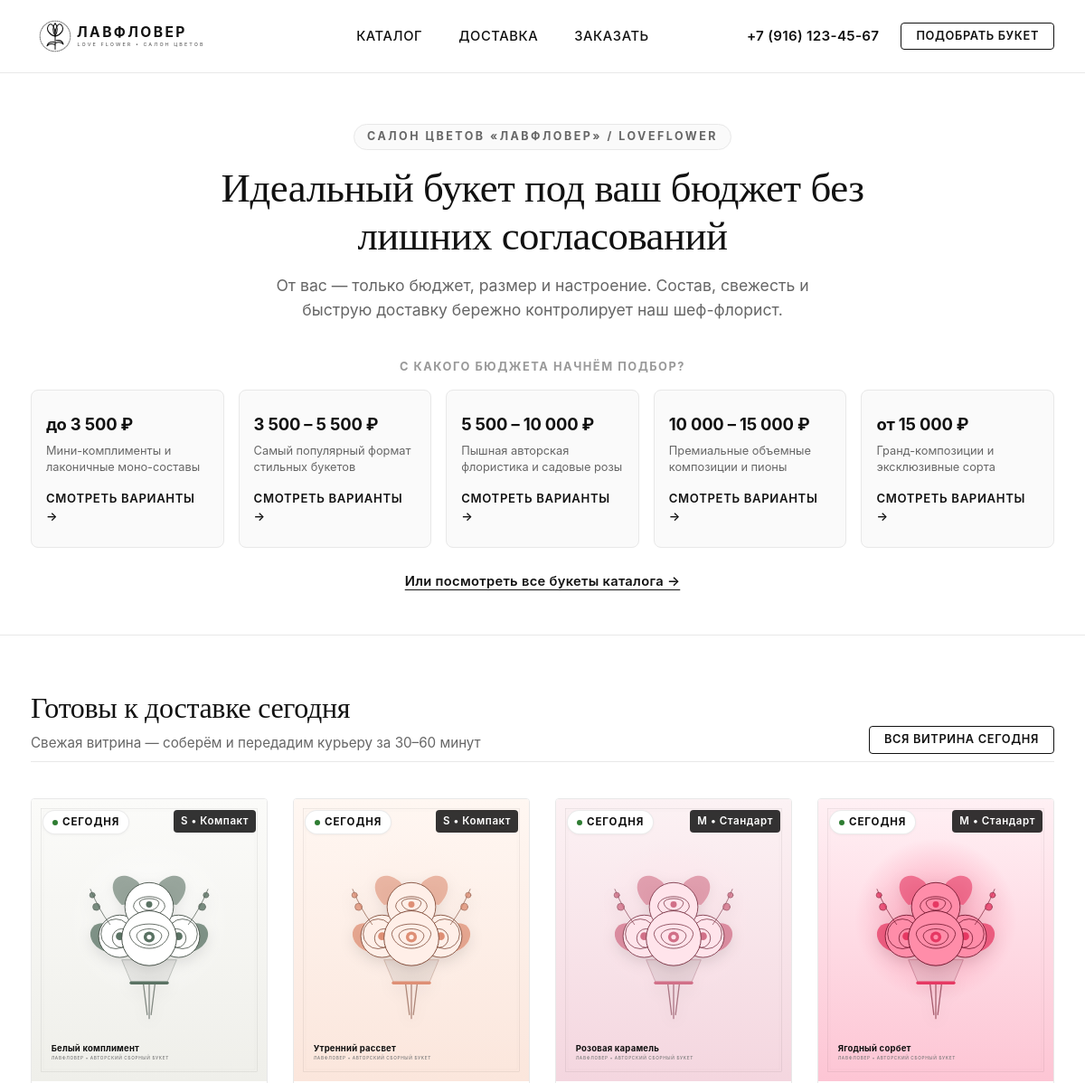
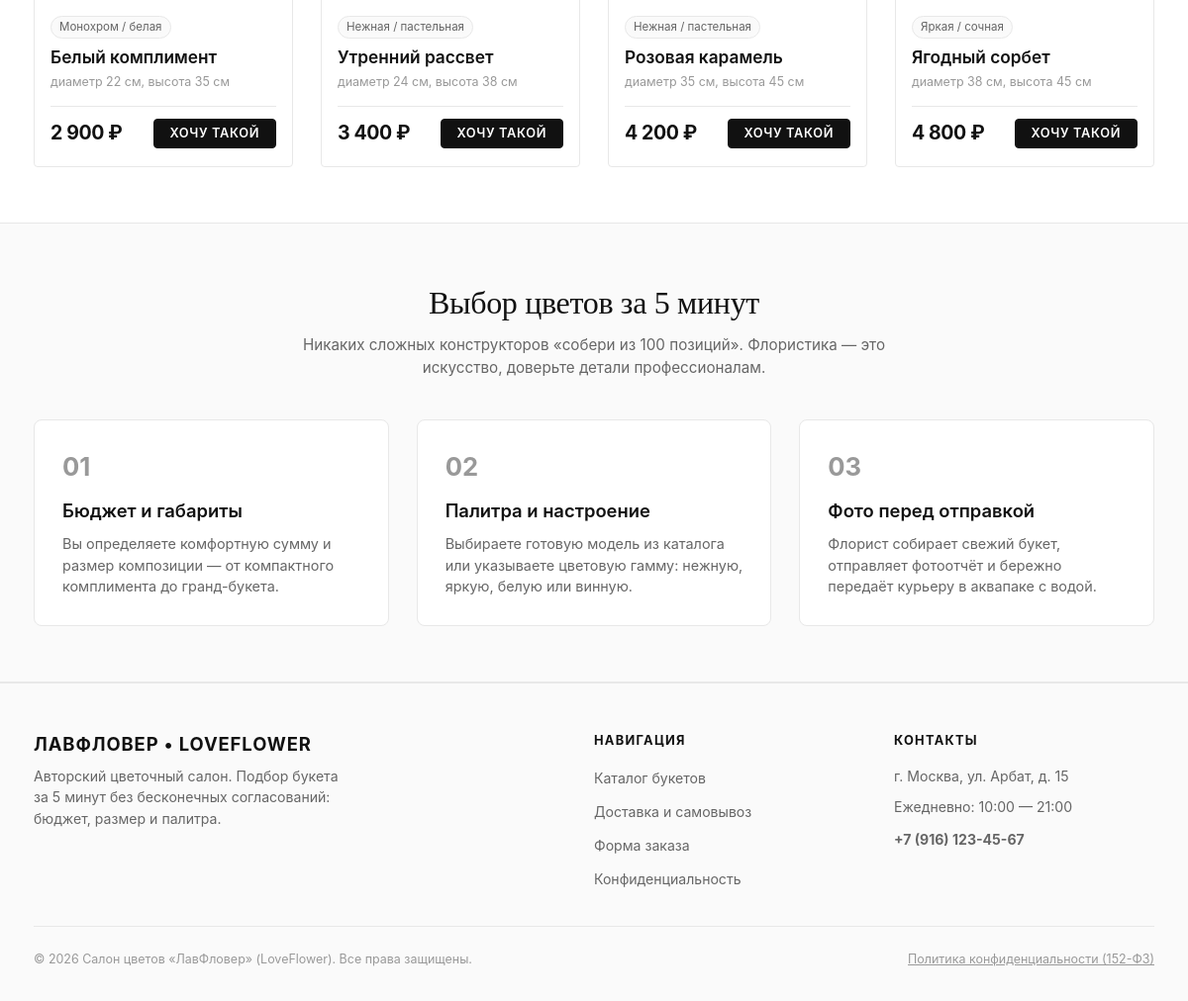
The page / on the database its author committed (2 pictures, top to bottom).
### tables this page shows
CREATE TABLE bouquets (
    id INTEGER PRIMARY KEY AUTOINCREMENT,
    slug TEXT NOT NULL UNIQUE,
    title TEXT NOT NULL,
    description TEXT,
    price INTEGER NOT NULL CHECK (price >= 0),         -- Базовая цена в рублях
    is_price_from BOOLEAN NOT NULL DEFAULT 0,         -- 1 = "цена от", 0 = фиксированная цена
    size_code TEXT NOT NULL CHECK (size_code IN ('compact', 'standard', 'large')),
    dimensions TEXT,                                  -- Пример: "35x45 см"
    lead_time_hours INTEGER NOT NULL DEFAULT 2,       -- Срок подготовки/сборки в часах
    is_ready_today BOOLEAN NOT NULL DEFAULT 1,        -- 1 = доступен сегодня, 0 = предзаказ
    is_active BOOLEAN NOT NULL DEFAULT 1,             -- Видимость на сайте
    sort_order INTEGER NOT NULL DEFAULT 0,
    created_at TIMESTAMP NOT NULL DEFAULT CURRENT_TIMESTAMP,
    updated_at TIMESTAMP NOT NULL DEFAULT CURRENT_TIMESTAMP
);

CREATE TABLE tags (
    id INTEGER PRIMARY KEY AUTOINCREMENT,
    group_type TEXT NOT NULL CHECK (group_type IN ('occasion', 'palette', 'feature')),
    slug TEXT NOT NULL UNIQUE,
    name TEXT NOT NULL,
    sort_order INTEGER NOT NULL DEFAULT 0
);

### app/routes/pages.py (the view)
@router.get("/", response_class=HTMLResponse, summary="Главная страница")
async def route_home(request: Request):
    ready_bouquets = get_bouquets(ready_today=True, limit=4)
    budget_ranges = [
        {"code": "0-3500", "label": "до 3 500 ₽", "desc": "Мини-комплименты и лаконичные моно-составы", "count": 2},
        {"code": "3500-5500", "label": "3 500 – 5 500 ₽", "desc": "Самый популярный формат стильных букетов", "count": 2},
        {"code": "5500-10000", "label": "5 500 – 10 000 ₽", "desc": "Пышная авторская флористика и садовые розы", "count": 4},
        {"code": "10000-15000", "label": "10 000 – 15 000 ₽", "desc": "Премиальные объемные композиции и пионы", "count": 2},
        {"code": "15000-plus", "label": "от 15 000 ₽", "desc": "Гранд-композиции и эксклюзивные сорта", "count": 2},
    ]
    return templates.TemplateResponse(
        "index.html",
        {
            "request": request,
            "budget_ranges": budget_ranges,
            "ready_bouquets": ready_bouquets,
        }
    )

### templates/index.html (shortened to what this page needs)
{% extends "base.html" %}
{% block content %}
<section class="hero-section">
  <div class="container">
    <div class="hero-subtitle-top">Салон цветов «ЛавФловер» / LoveFlower</div>
    <h1 class="hero-title">Идеальный букет под ваш бюджет без лишних согласований</h1>
    <p class="hero-desc">
      От вас — только бюджет, размер и настроение. Состав, свежесть и быструю доставку бережно контролирует наш шеф-флорист.
    </p>
    <div class="budget-selection-wrap">
      <div class="section-label">С какого бюджета начнём подбор?</div>
      <div class="budget-cards-grid">
        {% for b in budget_ranges %}
        <a href="/catalog?budget={{ b.code }}" class="budget-card">
          <div>
            <div class="budget-card-title">{{ b.label }}</div>
            <div class="budget-card-desc">{{ b.desc }}</div>
          </div>
          <div class="budget-card-arrow">
            Смотреть варианты &rarr;
          </div>
        </a>
        {% endfor %}
      </div>
      <div class="hero-view-all">
        <a href="/catalog">Или посмотреть все букеты каталога &rarr;</a>
      </div>
    </div>
  </div>
</section>
{% if ready_bouquets %}
<section class="section">
  <div class="container">
    <div class="section-header">
      <div>
        <h2 class="section-title">Готовы к доставке сегодня</h2>
        <p class="section-subtitle">Свежая витрина — соберём и передадим курьеру за 30–60 минут</p>
      </div>
      <div>
        <a href="/catalog?ready_today=1" class="btn btn-outline btn-sm">Вся витрина сегодня</a>
      </div>
    </div>
    <div class="bouquets-grid">
      {% for item in ready_bouquets %}
      <div class="bouquet-card">
        <a href="/catalog/{{ item.slug }}" class="bouquet-card-image-wrap">
          <img src="{{ item.cover_image }}" alt="{{ item.title }}" class="bouquet-card-image" loading="lazy">
          <span class="badge-ready">Сегодня</span>
          <span class="badge-size">
            {% if item.size_code == 'compact' %}S • Компакт{% elif item.size_code == 'large' %}L • Большой{% else %}M • Стандарт{% endif %}
          </span>
        </a>
        <div class="bouquet-card-body">
          <div class="bouquet-card-tags">
            {% for p in item.palette_names %}
            <span class="tag-pill">{{ p }}</span>
            {% endfor %}
          </div>
          <a href="/catalog/{{ item.slug }}">
            <h3 class="bouquet-card-title">{{ item.title }}</h3>
          </a>
          <div class="bouquet-card-dimensions">{{ item.dimensions }}</div>
          <div class="bouquet-card-footer">
            <div class="bouquet-price-value">
              {{ item.price | format_price }} ₽
            </div>
            <a href="/order?bouquet={{ item.slug }}" class="btn btn-primary btn-sm">Хочу такой</a>
          </div>
        </div>
      </div>
      {% endfor %}
    </div>
  </div>
</section>
{% endif %}
<section class="section" style="background-color: var(--color-surface); border-top: 1px solid var(--color-border); border-bottom: 1px solid var(--color-border);">
  <div class="container">
    <div style="text-align: center; max-width: 650px; margin: 0 auto 40px;">
      <h2 class="section-title" style="margin-bottom: 8px;">Выбор цветов за 5 минут</h2>
      <p style="color: var(--color-text-secondary); font-size: 0.95rem;">
        Никаких сложных конструкторов «собери из 100 позиций». Флористика — это искусство, доверьте детали профессионалам.
      </p>
    </div>
    <div style="display: grid; grid-template-columns: repeat(3, 1fr); gap: 28px;">
      <div style="background: var(--color-white); border: 1px solid var(--color-border); padding: 28px; border-radius: var(--radius-md);">
        <div style="font-size: 1.6rem; font-weight: 700; color: var(--color-text-muted); margin-bottom: 12px;">01</div>
        <h3 style="font-size: 1.15rem; font-weight: 600; margin-bottom: 8px;">Бюджет и габариты</h3>
        <p style="font-size: 0.9rem; color: var(--color-text-secondary); line-height: 1.5;">
          Вы определяете комфортную сумму и размер композиции — от компактного комплимента до гранд-букета.
        </p>
      </div>
      <div style="background: var(--color-white); border: 1px solid var(--color-border); padding: 28px; border-radius: var(--radius-md);">
        <div style="font-size: 1.6rem; font-weight: 700; color: var(--color-text-muted); margin-bottom: 12px;">02</div>
        <h3 style="font-size: 1.15rem; font-weight: 600; margin-bottom: 8px;">Палитра и настроение</h3>
        <p style="font-size: 0.9rem; color: var(--color-text-secondary); line-height: 1.5;">
          Выбираете готовую модель из каталога или указываете цветовую гамму: нежную, яркую, белую или винную.
        </p>
      </div>
      <div style="background: var(--color-white); border: 1px solid var(--color-border); padding: 28px; border-radius: var(--radius-md);">
        <div style="font-size: 1.6rem; font-weight: 700; color: var(--color-text-muted); margin-bottom: 12px;">03</div>
        <h3 style="font-size: 1.15rem; font-weight: 600; margin-bottom: 8px;">Фото перед отправкой</h3>
        <p style="font-size: 0.9rem; color: var(--color-text-secondary); line-height: 1.5;">
          Флорист собирает свежий букет, отправляет фотоотчёт и бережно передаёт курьеру в аквапаке с водой.
        </p>
      </div>
    </div>
  </div>
</section>
{% endblock %}

### templates/base.html (shortened to what this page needs)
<!DOCTYPE html>
<html lang="ru">
<head>
  <link rel="stylesheet" href="/static/css/style.css">
</head>
<body>
  <header class="site-header">
    <div class="container header-inner">
      <a href="/" class="brand-link" title="ЛавФловер / LoveFlower">
        <img src="/static/images/logo.svg" alt="ЛавФловер / LoveFlower" class="brand-logo-img">
      </a>
      <nav class="site-nav">
        <a href="/catalog" class="nav-link {% if request.url.path == '/catalog' %}active{% endif %}">Каталог</a>
        <a href="/how" class="nav-link {% if request.url.path == '/how' %}active{% endif %}">Доставка</a>
        <a href="/order" class="nav-link {% if request.url.path == '/order' %}active{% endif %}">Заказать</a>
      </nav>
      <div class="header-actions">
        <a href="tel:+79161234567" class="header-phone">+7 (916) 123-45-67</a>
        <a href="/catalog" class="btn btn-outline btn-sm">Подобрать букет</a>
      </div>
    </div>
  </header>
  <main class="site-main">
    {% block content %}{% endblock %}
  </main>
  <footer class="site-footer">
    <div class="container">
      <div class="footer-inner">
        <div>
          <div class="footer-brand-name">ЛавФловер • LoveFlower</div>
          <p class="footer-brand-desc">
            Авторский цветочный салон. Подбор букета за 5 минут без бесконечных согласований: бюджет, размер и палитра.
          </p>
        </div>
        <div>
          <div class="footer-nav-title">Навигация</div>
          <ul class="footer-nav-list">
            <li><a href="/catalog" class="footer-nav-link">Каталог букетов</a></li>
            <li><a href="/how" class="footer-nav-link">Доставка и самовывоз</a></li>
            <li><a href="/order" class="footer-nav-link">Форма заказа</a></li>
            <li><a href="/privacy" class="footer-nav-link">Конфиденциальность</a></li>
          </ul>
        </div>
        <div>
          <div class="footer-nav-title">Контакты</div>
          <ul class="footer-nav-list">
            <li class="footer-nav-link">г. Москва, ул. Арбат, д. 15</li>
            <li class="footer-nav-link">Ежедневно: 10:00 — 21:00</li>
            <li><a href="tel:+79161234567" class="footer-nav-link"><b>+7 (916) 123-45-67</b></a></li>
          </ul>
        </div>
      </div>
      <div class="footer-bottom">
        <div>© 2026 Салон цветов «ЛавФловер» (LoveFlower). Все права защищены.</div>
        <div>
          <a href="/privacy" style="text-decoration: underline;">Политика конфиденциальности (152-ФЗ)</a>
        </div>
      </div>
    </div>
  </footer>
</body>
</html>

### rows shown on the page
bouquets: shows a picture, size_code "S • Компакт", title "Белый комплимент", dimensions "диаметр 22 см, высота 35 см", price "2 900"
tags: name "Монохром / белая"
bouquets: shows a picture, size_code "S • Компакт", title "Утренний рассвет", dimensions "диаметр 24 см, высота 38 см", price "3 400"
tags: name "Нежная / пастельная"
bouquets: shows a picture, size_code "M • Стандарт", title "Розовая карамель", dimensions "диаметр 35 см, высота 45 см", price "4 200"
bouquets: shows a picture, size_code "M • Стандарт", title "Ягодный сорбет", dimensions "диаметр 38 см, высота 45 см", price "4 800"
tags: name "Яркая / сочная"

### other values the page prints
{{ b.label }} "до 3 500 ₽" "3 500 – 5 500 ₽" "5 500 – 10 000 ₽" "10 000 – 15 000 ₽" "от 15 000 ₽"
{{ b.desc }} "Мини-комплименты и лаконичные моно-составы" "Самый популярный формат стильных букетов" "Пышная авторская флористика и садовые розы" "Премиальные объемные композиции и пионы" "Гранд-композиции и эксклюзивные сорта"
